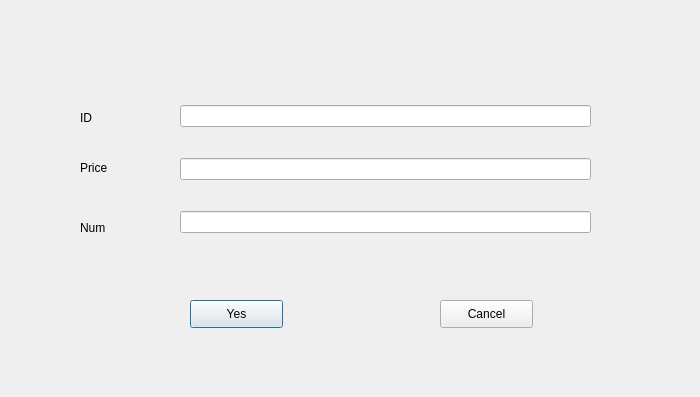
<?xml version="1.0" encoding="UTF-8"?>
<ui version="4.0">
 <class>Dialog</class>
 <widget class="QDialog" name="Dialog">
  <property name="geometry">
   <rect>
    <x>0</x>
    <y>0</y>
    <width>700</width>
    <height>397</height>
   </rect>
  </property>
  <property name="windowTitle">
   <string>Dialog</string>
  </property>
  <widget class="QWidget" name="verticalLayoutWidget">
   <property name="geometry">
    <rect>
     <x>180</x>
     <y>80</y>
     <width>411</width>
     <height>181</height>
    </rect>
   </property>
   <layout class="QVBoxLayout" name="verticalLayout">
    <item>
     <widget class="QLineEdit" name="lineEdit_2"/>
    </item>
    <item>
     <widget class="QLineEdit" name="lineEdit_3"/>
    </item>
    <item>
     <widget class="QLineEdit" name="lineEdit_Eno"/>
    </item>
   </layout>
  </widget>
  <widget class="QLabel" name="label_Cno">
   <property name="geometry">
    <rect>
     <x>80</x>
     <y>110</y>
     <width>72</width>
     <height>15</height>
    </rect>
   </property>
   <property name="text">
    <string>ID</string>
   </property>
  </widget>
  <widget class="QLabel" name="label_Eno">
   <property name="geometry">
    <rect>
     <x>80</x>
     <y>160</y>
     <width>72</width>
     <height>15</height>
    </rect>
   </property>
   <property name="text">
    <string>Price</string>
   </property>
  </widget>
  <widget class="QPushButton" name="yes">
   <property name="geometry">
    <rect>
     <x>190</x>
     <y>300</y>
     <width>93</width>
     <height>28</height>
    </rect>
   </property>
   <property name="text">
    <string>Yes</string>
   </property>
  </widget>
  <widget class="QPushButton" name="pushButton_2">
   <property name="geometry">
    <rect>
     <x>440</x>
     <y>300</y>
     <width>93</width>
     <height>28</height>
    </rect>
   </property>
   <property name="text">
    <string>Cancel</string>
   </property>
  </widget>
  <widget class="QLabel" name="label_Eno_2">
   <property name="geometry">
    <rect>
     <x>80</x>
     <y>220</y>
     <width>72</width>
     <height>15</height>
    </rect>
   </property>
   <property name="text">
    <string>Num</string>
   </property>
  </widget>
 </widget>
 <resources/>
 <connections>
  <connection>
   <sender>pushButton_2</sender>
   <signal>clicked()</signal>
   <receiver>Dialog</receiver>
   <slot>close()</slot>
   <hints>
    <hint type="sourcelabel">
     <x>507</x>
     <y>305</y>
    </hint>
    <hint type="destinationlabel">
     <x>551</x>
     <y>274</y>
    </hint>
   </hints>
  </connection>
 </connections>
</ui>
